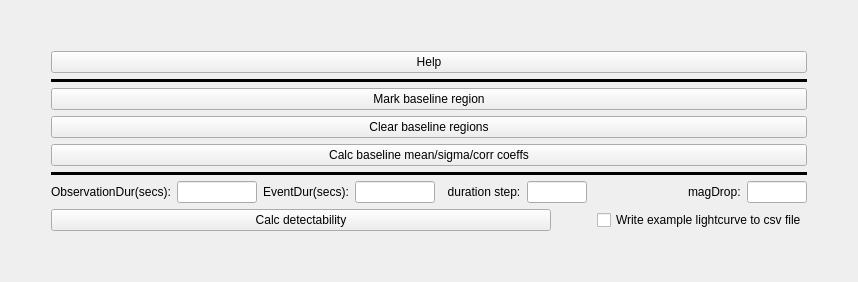
             <widget class="QWidget" name="tab_8">
              <attribute name="title">
               <string>Noise analysis/Detectability</string>
              </attribute>
              <layout class="QGridLayout" name="gridLayout_6">
               <item row="0" column="1">
                <spacer name="verticalSpacer_5">
                 <property name="orientation">
                  <enum>Qt::Vertical</enum>
                 </property>
                 <property name="sizeHint" stdset="0">
                  <size>
                   <width>20</width>
                   <height>40</height>
                  </size>
                 </property>
                </spacer>
               </item>
               <item row="1" column="1">
                <layout class="QVBoxLayout" name="verticalLayout_3">
                 <item>
                  <widget class="QPushButton" name="detectabilityHelpButton">
                   <property name="toolTip">
                    <string>&lt;html&gt;&lt;head/&gt;&lt;body&gt;&lt;p&gt;The primary use of this tool is to perform a 'detectability' estimate. That estimate can be used to decide whether to attempt a future occultation observation or, to analyze an actual occultation observation to decide whether to report a &lt;span style=&quot; color:#fc0107;&quot;&gt;'miss'&lt;/span&gt;&lt;span style=&quot; color:#000000;&quot;&gt;,&lt;/span&gt;&lt;span style=&quot; color:#fc0107;&quot;&gt; 'qualified miss'&lt;/span&gt;&lt;span style=&quot; color:#000000;&quot;&gt;,&lt;/span&gt;&lt;span style=&quot; color:#fc0107;&quot;/&gt;or &lt;span style=&quot; color:#fc0107;&quot;&gt;'no observation'&lt;/span&gt;. Do this as follows:&lt;/p&gt;&lt;p&gt;1) If PyOTE could not find an event in an actual occultation observation and this tool says the event was detectable at a duration as short as one data frame, report a &lt;span style=&quot; color:#fc0107;&quot;&gt;'miss'&lt;/span&gt;&lt;span style=&quot; color:#000000;&quot;&gt;.&lt;/span&gt;&lt;/p&gt;&lt;p&gt;&lt;span style=&quot; color:#000000;&quot;&gt;2) If PyOTE could not find an event in an actual occultation observation and this tool says the event was detectable at more than one data frame duration, then report a&lt;/span&gt;&lt;span style=&quot; color:#fc0107;&quot;&gt; 'qualified miss for a duration greater than the detectable limit'&lt;/span&gt;&lt;span style=&quot; color:#000000;&quot;&gt; and a &lt;/span&gt;&lt;span style=&quot; color:#fc0107;&quot;&gt;'no observation'&lt;/span&gt;&lt;span style=&quot; color:#000000;&quot;&gt; for a duration shorter than the detectable limit.&lt;/span&gt;&lt;/p&gt;&lt;p&gt;&lt;span style=&quot; color:#000000;&quot;&gt;3) If PyOTE could not find an event in actual occultation observation and the tool says the event was not detectable at a duration of more than 1.5 X the predicted duration, then report a &lt;/span&gt;&lt;span style=&quot; color:#fc0107;&quot;&gt;'no observation'&lt;/span&gt;&lt;span style=&quot; color:#000000;&quot;&gt;.&lt;/span&gt;&lt;/p&gt;&lt;p&gt;This tool is also useful with observations that have employed a 'GPS Flasher' to provide timing for the video observation. A side effect of having an LED light up at the entrance of your telescope is that it will affect the baseline values of the target star (and others) and so make it more difficult to extract the best possible baseline statistics (mean and noise-sigma and noise-correlation-coefficients) which benefit from having more points involved in the calculation. This tool allows the user to tell PyOTE where the baseline values are reliable enough(unaffected by flashes, or wind gusts, or telescope jostling, etc) to be used during baseline statistics calculation.&lt;/p&gt;&lt;p&gt;By repeatedly selecting pairs of points on the light curve being analyzed and clicking the &lt;span style=&quot; font-weight:600; color:#0000ff;&quot;&gt;Mark baseline region&lt;/span&gt; button, the regions of 'reliable baseline/event data' can be designated. They will be shown as orangish points instead of the normal blue color.&lt;/p&gt;&lt;p&gt;&lt;span style=&quot; font-weight:600; color:#0000ff;&quot;&gt;NOTE:&lt;/span&gt; Regions marked on one curve are automatically applied to all curves. &lt;/p&gt;&lt;p&gt;In general, normalization against a reference star should be performed first, then this operation. That will remove any 'trends' that would affect the mean and noise-sigma.&lt;/p&gt;&lt;p&gt;&lt;span style=&quot; font-weight:600; color:#0000ff;&quot;&gt;FYI:&lt;/span&gt; One can also use this feature to calculate statistics on some set of points of interest (like a statistics in the event bottom) or for reference stars or ...&lt;/p&gt;&lt;/body&gt;&lt;/html&gt;</string>
                   </property>
                   <property name="text">
                    <string>Help</string>
                   </property>
                  </widget>
                 </item>
                 <item>
                  <widget class="Line" name="line_12">
                   <property name="frameShadow">
                    <enum>QFrame::Plain</enum>
                   </property>
                   <property name="lineWidth">
                    <number>4</number>
                   </property>
                   <property name="orientation">
                    <enum>Qt::Horizontal</enum>
                   </property>
                  </widget>
                 </item>
                 <item>
                  <widget class="QPushButton" name="markBaselineRegionButton">
                   <property name="toolTip">
                    <string>&lt;html&gt;&lt;head/&gt;&lt;body&gt;&lt;p&gt;Click on pairs of points that enclose points that are valid to use for noise (and mean value) calculations. This can be repeated to select disjoint sets of valid points.&lt;/p&gt;&lt;/body&gt;&lt;/html&gt;</string>
                   </property>
                   <property name="text">
                    <string>Mark baseline region</string>
                   </property>
                  </widget>
                 </item>
                 <item>
                  <widget class="QPushButton" name="clearBaselineRegionsButton">
                   <property name="toolTip">
                    <string>&lt;html&gt;&lt;head/&gt;&lt;body&gt;&lt;p&gt;Clear all marked regions and any statistics that may have been extracted by clicking on this button: &lt;span style=&quot; font-weight:600; color:#0000ff;&quot;&gt;Calc baseline mean/sigma/corr coeffs&lt;/span&gt;&lt;/p&gt;&lt;/body&gt;&lt;/html&gt;</string>
                   </property>
                   <property name="text">
                    <string>Clear baseline regions</string>
                   </property>
                  </widget>
                 </item>
                 <item>
                  <widget class="QPushButton" name="calcStatsFromBaselineRegionsButton">
                   <property name="toolTip">
                    <string>&lt;html&gt;&lt;head/&gt;&lt;body&gt;&lt;p&gt;When this button is clicked, all the points included in the marked regions will be collected and used to calculate the baseline/event mean, noise-sigma, and the noise-correlation coefficients. Unless a 'trim' is performed, these values will be used during error bar estimations and 'false-positive' estimation.&lt;/p&gt;&lt;p&gt;&lt;span style=&quot; font-weight:600; color:#0000ff;&quot;&gt;NOTE:&lt;/span&gt; If a 'trim' is performed, &lt;span style=&quot; font-weight:600;&quot;&gt;the baseline mean will be determined from the 'fit' to the trimmed data,&lt;/span&gt; but the noise-sigma and noise-correlation coefficients extracted from the marked 'background' regions will continue to override those obtained from the trimmed light-curve.&lt;/p&gt;&lt;p&gt;This is done so that if the mean baseline level on either side of the event appears to be a little different than the overall baseline, one can get improved baseline noise stats by using points from the entire light-curve, yet trim the light-curve around the event and allow the 'finder/fitter' to calculate a baseline mean from the immediately adjacent points.&lt;/p&gt;&lt;/body&gt;&lt;/html&gt;</string>
                   </property>
                   <property name="text">
                    <string>Calc baseline mean/sigma/corr coeffs</string>
                   </property>
                  </widget>
                 </item>
                 <item>
                  <widget class="Line" name="line_10">
                   <property name="frameShadow">
                    <enum>QFrame::Plain</enum>
                   </property>
                   <property name="lineWidth">
                    <number>4</number>
                   </property>
                   <property name="orientation">
                    <enum>Qt::Horizontal</enum>
                   </property>
                  </widget>
                 </item>
                </layout>
               </item>
               <item row="2" column="0">
                <spacer name="horizontalSpacer_9">
                 <property name="orientation">
                  <enum>Qt::Horizontal</enum>
                 </property>
                 <property name="sizeHint" stdset="0">
                  <size>
                   <width>40</width>
                   <height>20</height>
                  </size>
                 </property>
                </spacer>
               </item>
               <item row="2" column="1">
                <layout class="QHBoxLayout" name="horizontalLayout_21">
                 <item>
                  <widget class="QLabel" name="obsDurLabel">
                   <property name="toolTip">
                    <string>&lt;html&gt;&lt;head/&gt;&lt;body&gt;&lt;p&gt;Enter the length of the observation (in seconds). This allow the User to see how the detectability limit event looks in the context of a typical observation duration. Typically, 120 seconds is used (2 minutes).&lt;/p&gt;&lt;p&gt;A simulated observation light curve will be plotted. If you want to save this lightcurve as a csv file, put a check mark in the &lt;span style=&quot; font-weight:600; color:#0000ff;&quot;&gt;Write example to csv file&lt;/span&gt; checkbox.&lt;/p&gt;&lt;/body&gt;&lt;/html&gt;</string>
                   </property>
                   <property name="text">
                    <string>ObservationDur(secs):</string>
                   </property>
                  </widget>
                 </item>
                 <item>
                  <widget class="QLineEdit" name="observationDurEdit">
                   <property name="minimumSize">
                    <size>
                     <width>0</width>
                     <height>0</height>
                    </size>
                   </property>
                   <property name="maximumSize">
                    <size>
                     <width>80</width>
                     <height>16777215</height>
                    </size>
                   </property>
                  </widget>
                 </item>
                 <item>
                  <widget class="QLabel" name="eventDurLabel">
                   <property name="toolTip">
                    <string>&lt;html&gt;&lt;head/&gt;&lt;body&gt;&lt;p&gt;Enter the expected duration of the event in seconds (a duration of 1.5 times the predicted duration is recommended). &lt;/p&gt;&lt;/body&gt;&lt;/html&gt;</string>
                   </property>
                   <property name="text">
                    <string>EventDur(secs):</string>
                   </property>
                  </widget>
                 </item>
                 <item>
                  <widget class="QLineEdit" name="eventDurationEdit">
                   <property name="maximumSize">
                    <size>
                     <width>80</width>
                     <height>16777215</height>
                    </size>
                   </property>
                  </widget>
                 </item>
                 <item>
                  <widget class="QLabel" name="durStepLabel">
                   <property name="maximumSize">
                    <size>
                     <width>16777215</width>
                     <height>16777215</height>
                    </size>
                   </property>
                   <property name="toolTip">
                    <string>&lt;html&gt;&lt;head/&gt;&lt;body&gt;&lt;p&gt;If this box contains 0 or is empty, a single detectability calculation and plot will be made for the &lt;span style=&quot; font-weight:600; color:#0000ff;&quot;&gt;EventDur(secs)&lt;/span&gt; entered.&lt;/p&gt;&lt;p&gt;If a non-zero entry is made in this edit box, a series of detectability calculations and plots will be made at ever shorter durations, decremented by the &lt;span style=&quot; font-weight:600; color:#0000ff;&quot;&gt;duration step&lt;/span&gt; entered, until the false-positive probability of the event becomes non-zero (greater than 0.0000).&lt;/p&gt;&lt;p&gt;The units here are seconds.&lt;/p&gt;&lt;/body&gt;&lt;/html&gt;</string>
                   </property>
                   <property name="text">
                    <string>  duration step:</string>
                   </property>
                  </widget>
                 </item>
                 <item>
                  <widget class="QLineEdit" name="durStepEdit">
                   <property name="maximumSize">
                    <size>
                     <width>60</width>
                     <height>16777215</height>
                    </size>
                   </property>
                  </widget>
                 </item>
                 <item>
                  <spacer name="horizontalSpacer_54">
                   <property name="orientation">
                    <enum>Qt::Horizontal</enum>
                   </property>
                   <property name="sizeHint" stdset="0">
                    <size>
                     <width>40</width>
                     <height>20</height>
                    </size>
                   </property>
                  </spacer>
                 </item>
                 <item>
                  <widget class="QLabel" name="detectMagDropLabel">
                   <property name="toolTip">
                    <string>&lt;html&gt;&lt;head/&gt;&lt;body&gt;&lt;p&gt;Enter the expected (predicted) magDrop as a positive number.&lt;/p&gt;&lt;/body&gt;&lt;/html&gt;</string>
                   </property>
                   <property name="text">
                    <string>magDrop:</string>
                   </property>
                  </widget>
                 </item>
                 <item>
                  <widget class="QLineEdit" name="detectabilityMagDropEdit">
                   <property name="maximumSize">
                    <size>
                     <width>60</width>
                     <height>16777215</height>
                    </size>
                   </property>
                  </widget>
                 </item>
                </layout>
               </item>
               <item row="2" column="2">
                <spacer name="horizontalSpacer_10">
                 <property name="orientation">
                  <enum>Qt::Horizontal</enum>
                 </property>
                 <property name="sizeHint" stdset="0">
                  <size>
                   <width>40</width>
                   <height>20</height>
                  </size>
                 </property>
                </spacer>
               </item>
               <item row="3" column="1">
                <layout class="QHBoxLayout" name="horizontalLayout_27">
                 <item>
                  <widget class="QPushButton" name="calcDetectabilityButton">
                   <property name="minimumSize">
                    <size>
                     <width>500</width>
                     <height>0</height>
                    </size>
                   </property>
                   <property name="toolTip">
                    <string>&lt;html&gt;&lt;head/&gt;&lt;body&gt;&lt;p&gt;The use of this tool is to perform a 'detectability' estimate. That estimate can be used to decide whether to attempt a future occultation observation or, to analyze an actual occultation observation to decide whether to report a &lt;span style=&quot; color:#fc0107;&quot;&gt;'miss'&lt;/span&gt;&lt;span style=&quot; color:#000000;&quot;&gt;,&lt;/span&gt;&lt;span style=&quot; color:#fc0107;&quot;&gt; 'qualified miss'&lt;/span&gt;&lt;span style=&quot; color:#000000;&quot;&gt;,&lt;/span&gt;or &lt;span style=&quot; color:#fc0107;&quot;&gt;'no observation'&lt;/span&gt;. Do this as follows:&lt;/p&gt;&lt;p&gt;1) If PyOTE could not find an event in an actual occultation observation and this tool says the event was &lt;span style=&quot; text-decoration: underline;&quot;&gt;detectable&lt;/span&gt; at a duration as short as one data frame, report a &lt;span style=&quot; color:#fc0107;&quot;&gt;'miss'&lt;/span&gt;&lt;span style=&quot; color:#000000;&quot;&gt;.&lt;/span&gt;&lt;/p&gt;&lt;p&gt;&lt;span style=&quot; color:#000000;&quot;&gt;2) If PyOTE could not find an event in an actual occultation observation and this tool says the event was &lt;/span&gt;&lt;span style=&quot; text-decoration: underline; color:#000000;&quot;&gt;detectable&lt;/span&gt;&lt;span style=&quot; color:#000000;&quot;&gt; at more than one data frame duration, then report a&lt;/span&gt;&lt;span style=&quot; color:#fc0107;&quot;&gt; 'qualified miss for a duration greater than the detectable limit'&lt;/span&gt;&lt;span style=&quot; color:#000000;&quot;&gt; and a &lt;/span&gt;&lt;span style=&quot; color:#fc0107;&quot;&gt;'no observation'&lt;/span&gt;&lt;span style=&quot; color:#000000;&quot;&gt; for a duration shorter than the detectable limit.&lt;/span&gt;&lt;/p&gt;&lt;p&gt;&lt;span style=&quot; color:#000000;&quot;&gt;3) If PyOTE could not find an event in actual occultation observation and the tool says the event was not detectable at a duration of more than 1.5 X the predicted duration, then report a &lt;/span&gt;&lt;span style=&quot; color:#fc0107;&quot;&gt;'no observation'&lt;/span&gt;&lt;span style=&quot; color:#000000;&quot;&gt;.&lt;/span&gt;&lt;/p&gt;&lt;p&gt;&lt;span style=&quot; color:#fc0107;&quot;&gt;Please keep in mind that this is a simulation using random numbers, so repeated calculations with the same duration and magDrop will naturally give slightly different answers.&lt;/span&gt;&lt;/p&gt;&lt;p&gt;The workflow for determining the detectability of a future event is as follows:&lt;/p&gt;&lt;p&gt;1. Make a video of the target star with at least a few hundred frames. The video needs to be long enough and under the anticipated observation conditions and camera settings to be used during the actual event so that a valid estimate of the expected intensity of the target star, the noise level, and the correlation coefficients of that noise during the actual event can be obtained.&lt;/p&gt;&lt;p&gt;2. Use PyMovie (or Tangra or LiMovie) to extract a light-curve from the video.&lt;/p&gt;&lt;p&gt;3. Read the light-curve into PyOTE, then click on pairs of points in the light-curve plot to designate those points that should be used for the needed intensity and noise calculations. Click the &lt;span style=&quot; font-weight:600; color:#0000ff;&quot;&gt;Mark Baseline Region&lt;/span&gt; button to record your selection. This step can be repeated multiple times to select disjoint sets of points.&lt;/p&gt;&lt;p&gt;4. Now click the &lt;span style=&quot; font-weight:600; color:#0000ff;&quot;&gt;Calc baseline mean/sigma/corr coefs&lt;/span&gt; button - this is what triggers the extraction of the needed intensity and noise data, a pre-requisite to performing the next step:&lt;span style=&quot; font-weight:600; color:#0000ff;&quot;&gt; Calc detectability&lt;/span&gt;.&lt;/p&gt;&lt;p&gt;5. Before clicking the &lt;span style=&quot; font-weight:600; color:#0000ff;&quot;&gt;Calc detectability&lt;/span&gt; button, you must fill in the observation duration (&lt;span style=&quot; font-weight:600; color:#0000ff;&quot;&gt;ObservationDur&lt;/span&gt;) in seconds and the expected duration of the event (&lt;span style=&quot; font-weight:600; color:#0000ff;&quot;&gt;EventDur&lt;/span&gt;) in seconds.&lt;/p&gt;&lt;p&gt;6. If you want the calculator to iteratively find the smallest duration of a detectable event for you, set &lt;span style=&quot; font-weight:600; color:#0000ff;&quot;&gt;duration step&lt;/span&gt; to a non-zero value (in seconds).&lt;/p&gt;&lt;p&gt;6. Next, fill in the expected &lt;span style=&quot; font-weight:600; color:#0000ff;&quot;&gt;magDrop&lt;/span&gt; (a positive number).&lt;/p&gt;&lt;p&gt;7. Click the&lt;span style=&quot; font-weight:600; color:#0000ff;&quot;&gt; Calc detectability&lt;/span&gt; button and, after a pause while 50,000 trial observations are computed, a False-Positive plot will appear. The position of the red vertical line relative to the black line tells the detectability story: if the red line is to right of the black line, the event has a high probabilty of being detected - if the red line is to the left of the black line it has a lower probability of detection, with that probablity decreasing as the black line moves more and more to the right (red) line. &lt;span style=&quot; font-weight:600; color:#fc0107;&quot;&gt;Note:&lt;/span&gt; the red line may not be visible on some computer displays due to resolution differences and so will appear off screen to the right. Resize the plot to make the red line visible in this case. &lt;/p&gt;&lt;p&gt;If the event (possibly a minimum event duration discovered during a search) was found to be detectable, a sample light-curve is displayed that shows an example observation with such an event included.&lt;/p&gt;&lt;p&gt;If the result was no detectable event, a False-Positive plot will be shown instead of the first duration that failed (red bar to left of black bar). The sequnce of detectability tests and the event duration where an event is determined to be undectable will be recorded in a separate .detectability.PYOTE.log file written in the occultation event folder.&lt;/p&gt;&lt;p&gt;&lt;br/&gt;&lt;/p&gt;&lt;/body&gt;&lt;/html&gt;</string>
                   </property>
                   <property name="text">
                    <string>Calc detectability</string>
                   </property>
                  </widget>
                 </item>
                 <item>
                  <spacer name="horizontalSpacer_26">
                   <property name="orientation">
                    <enum>Qt::Horizontal</enum>
                   </property>
                   <property name="sizeHint" stdset="0">
                    <size>
                     <width>40</width>
                     <height>20</height>
                    </size>
                   </property>
                  </spacer>
                 </item>
                 <item>
                  <widget class="QCheckBox" name="writeExampleLightcurveCheckBox">
                   <property name="text">
                    <string>Write example lightcurve to csv file</string>
                   </property>
                  </widget>
                 </item>
                </layout>
               </item>
               <item row="4" column="1">
                <spacer name="verticalSpacer_6">
                 <property name="orientation">
                  <enum>Qt::Vertical</enum>
                 </property>
                 <property name="sizeHint" stdset="0">
                  <size>
                   <width>20</width>
                   <height>40</height>
                  </size>
                 </property>
                </spacer>
               </item>
              </layout>
             </widget>
